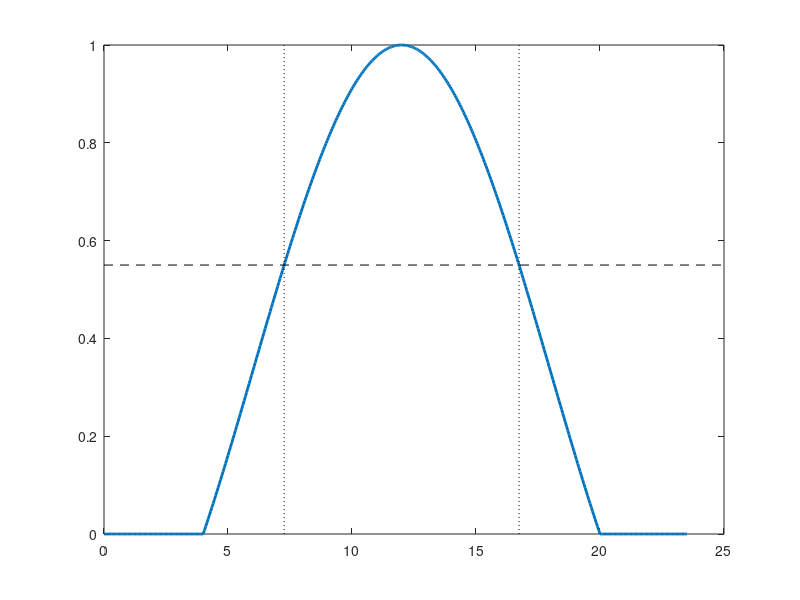

The MATLAB source for this figure: (Note: this script raises an error after producing the figure.)
% solar curves
clc
fig_loc = 'C:\Users\chri3793\Documents\DPhil\malcolm_updates\wc171016\figures\';

delta = 23.65*pi/180;

atan(cot(delta)/1e-3)*180/pi % North pole
atan(cot(delta)/1)*180/pi % Lulea, Fairbanks, Reykjavik
atan(cot(delta)/2)*180/pi % Paris, Winnipeg
atan(cot(delta)/4)*180/pi % Houston, New Dehli
atan(cot(delta)/1e3)*180/pi % Nairobi, Singapore

%%
fig_name = [fig_loc,'solar_curves'];
fig = figure('Color','White');
t = (-12:0.05:11.5);
w = pi/12; %rad/hour

k = 2;
Ps_pk = 1.0;

Pgd = 0.55;

Ps = Ps_pk*(1 + k*cos(w*t))/(1+k);
Ps = Ps.*(Ps>0);
Pshade1 = Pgd*ones(size(Ps))./(Ps>Pgd);
Pshade2 = Ps./(Ps>Pgd);

plot(t+12,Ps,'Linewidth',2); hold on;

t1 = acos( (Pgd*(1 + k) - 1)/k )/w;
xs = axis;

plot(xs(1:2),Pgd*[1 1],'k--');
plot(t1*[1 1]+12,xs(3:4),'k:');
plot(-t1*[1 1]+12,xs(3:4),'k:');

arrow([3 Pgd],[3 Pgd-0.1]);
arrow([3 Pgd],[3 Pgd+0.1]);
shadedplot(t+12,Pshade1,Pshade2,[0.5 0.3 0.5],'k'); hold on;

xlabel('Hour');
ylabel('Pn/Hat(Pn)');
legend('P_S','Dot(Pn)','t1'); grid on;

% export_fig(fig,fig_name);
% export_fig(fig,[fig_name,'.pdf'],'-dpdf');
%%
fig_name = [fig_loc,'solar_curves_curt'];

Pgb = 0.6;

PGD = (0:0.001:1.1);
T1 = acos( ( PGD*(1+k) - 1 )/k )/w;

% Ecurt = (2*k/(1+k))*( (sin(w*T1)/w) - T1.*cos(w*T1) );

% plot(PGD,gradient(Ecurt));
plot(PGD,real(T1));

dEdPGD = -(2/w)*T1;
% plot(PGD,dEdPGD);

%%
x0 = 49; %e.g. paris, bavaria, and a large array (e.g. on a rooftop).
t = (-12:0.05:11.5); 

sin(x0*pi/180).*sin(23.65*pi/180);
cos(x0*pi/180).*cos(23.65*pi/180);
t = (-2*pi/3:0.01:2*pi/3);
plot(0.33 + 0.66*cos(t)); % 40% capacity factor






